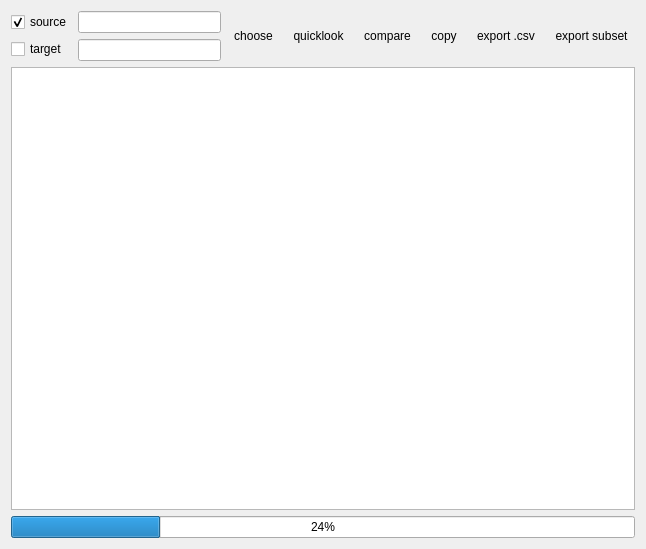
<?xml version="1.0" encoding="UTF-8"?>
<ui version="4.0">
 <class>FormCompare</class>
 <widget class="QWidget" name="FormCompare">
  <property name="geometry">
   <rect>
    <x>0</x>
    <y>0</y>
    <width>646</width>
    <height>549</height>
   </rect>
  </property>
  <property name="windowTitle">
   <string>Form</string>
  </property>
  <layout class="QVBoxLayout" name="verticalLayout_3">
   <item>
    <layout class="QHBoxLayout" name="horizontalLayout">
     <item>
      <layout class="QVBoxLayout" name="verticalLayout">
       <item>
        <widget class="QCheckBox" name="checkBoxSrc">
         <property name="text">
          <string>source</string>
         </property>
         <property name="checked">
          <bool>true</bool>
         </property>
        </widget>
       </item>
       <item>
        <widget class="QCheckBox" name="checkBoxTrg">
         <property name="text">
          <string>target</string>
         </property>
        </widget>
       </item>
      </layout>
     </item>
     <item>
      <layout class="QVBoxLayout" name="verticalLayout_2">
       <item>
        <widget class="MyQLineEdit" name="lineEdit">
         <property name="maximumSize">
          <size>
           <width>16777215</width>
           <height>16777215</height>
          </size>
         </property>
         <property name="dragEnabled">
          <bool>false</bool>
         </property>
        </widget>
       </item>
       <item>
        <widget class="MyQLineEdit" name="lineEdit_2">
         <property name="maximumSize">
          <size>
           <width>16777215</width>
           <height>16777215</height>
          </size>
         </property>
        </widget>
       </item>
      </layout>
     </item>
     <item>
      <widget class="QToolButton" name="choose">
       <property name="toolTip">
        <string>choose labels</string>
       </property>
       <property name="text">
        <string>choose</string>
       </property>
       <property name="icon">
        <iconset resource="icones.qrc">
         <normaloff>:/icones/milky_plus.png</normaloff>:/icones/milky_plus.png</iconset>
       </property>
       <property name="iconSize">
        <size>
         <width>40</width>
         <height>40</height>
        </size>
       </property>
       <property name="shortcut">
        <string>Ctrl+F</string>
       </property>
       <property name="toolButtonStyle">
        <enum>Qt::ToolButtonIconOnly</enum>
       </property>
       <property name="autoRaise">
        <bool>true</bool>
       </property>
      </widget>
     </item>
     <item>
      <widget class="QToolButton" name="quicklook">
       <property name="toolTip">
        <string>quicklook</string>
       </property>
       <property name="text">
        <string>quicklook</string>
       </property>
       <property name="icon">
        <iconset resource="icones.qrc">
         <normaloff>:/icones/milky_stereoPlay.png</normaloff>:/icones/milky_stereoPlay.png</iconset>
       </property>
       <property name="iconSize">
        <size>
         <width>40</width>
         <height>40</height>
        </size>
       </property>
       <property name="autoRaise">
        <bool>true</bool>
       </property>
      </widget>
     </item>
     <item>
      <widget class="QToolButton" name="compare">
       <property name="toolTip">
        <string>compare</string>
       </property>
       <property name="text">
        <string>compare</string>
       </property>
       <property name="icon">
        <iconset resource="icones.qrc">
         <normaloff>:/icones/milky_stereoAvanceRapide.png</normaloff>:/icones/milky_stereoAvanceRapide.png</iconset>
       </property>
       <property name="iconSize">
        <size>
         <width>40</width>
         <height>40</height>
        </size>
       </property>
       <property name="autoRaise">
        <bool>true</bool>
       </property>
      </widget>
     </item>
     <item>
      <widget class="QToolButton" name="copy">
       <property name="toolTip">
        <string>copy</string>
       </property>
       <property name="text">
        <string>copy</string>
       </property>
       <property name="icon">
        <iconset resource="icones.qrc">
         <normaloff>:/icones/milky_stereoCopy.png</normaloff>:/icones/milky_stereoCopy.png</iconset>
       </property>
       <property name="iconSize">
        <size>
         <width>40</width>
         <height>40</height>
        </size>
       </property>
       <property name="autoRaise">
        <bool>true</bool>
       </property>
      </widget>
     </item>
     <item>
      <widget class="QToolButton" name="export_labels">
       <property name="toolTip">
        <string>export selected labels</string>
       </property>
       <property name="text">
        <string>export .csv</string>
       </property>
       <property name="icon">
        <iconset resource="icones.qrc">
         <normaloff>:/icones/milky_flecheDroite.png</normaloff>:/icones/milky_flecheDroite.png</iconset>
       </property>
       <property name="iconSize">
        <size>
         <width>40</width>
         <height>40</height>
        </size>
       </property>
       <property name="autoRaise">
        <bool>true</bool>
       </property>
      </widget>
     </item>
     <item>
      <widget class="QToolButton" name="export_subset">
       <property name="toolTip">
        <string>export subset</string>
       </property>
       <property name="text">
        <string>export subset</string>
       </property>
       <property name="icon">
        <iconset resource="icones.qrc">
         <normaloff>:/icones/milky_exportSubset.png</normaloff>:/icones/milky_exportSubset.png</iconset>
       </property>
       <property name="iconSize">
        <size>
         <width>40</width>
         <height>40</height>
        </size>
       </property>
       <property name="autoRaise">
        <bool>true</bool>
       </property>
      </widget>
     </item>
    </layout>
   </item>
   <item>
    <widget class="SpreadsheetView" name="tableView">
     <property name="contextMenuPolicy">
      <enum>Qt::CustomContextMenu</enum>
     </property>
    </widget>
   </item>
   <item>
    <widget class="QProgressBar" name="progressBar">
     <property name="value">
      <number>24</number>
     </property>
    </widget>
   </item>
  </layout>
 </widget>
 <customwidgets>
  <customwidget>
   <class>SpreadsheetView</class>
   <extends>QTableView</extends>
   <header location="global">spreadsheetview.h</header>
  </customwidget>
  <customwidget>
   <class>MyQLineEdit</class>
   <extends>QLineEdit</extends>
   <header location="global">myqlineedit.h</header>
  </customwidget>
 </customwidgets>
 <resources>
  <include location="icones.qrc"/>
 </resources>
 <connections/>
</ui>
